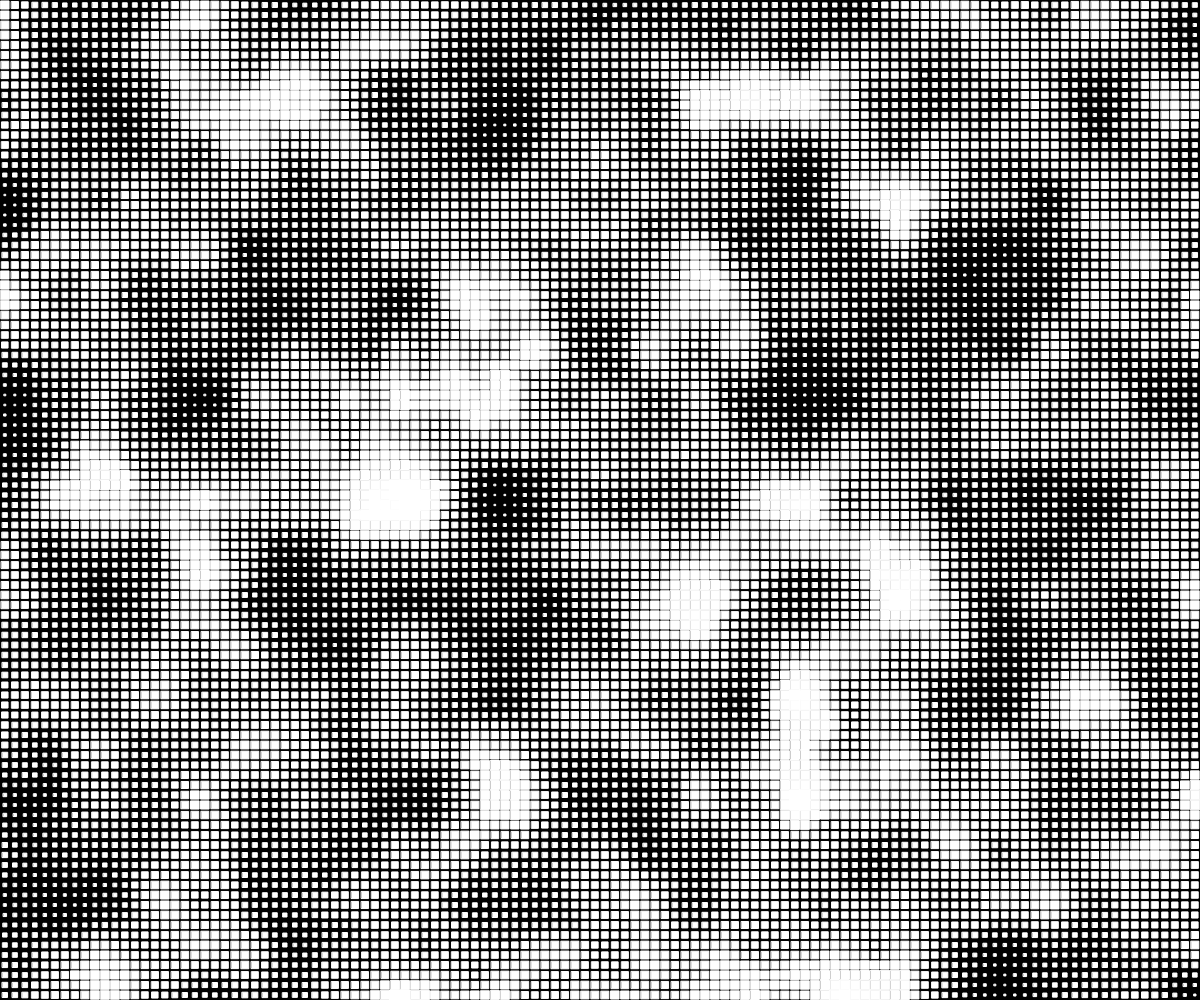
Frame 1 (no input)
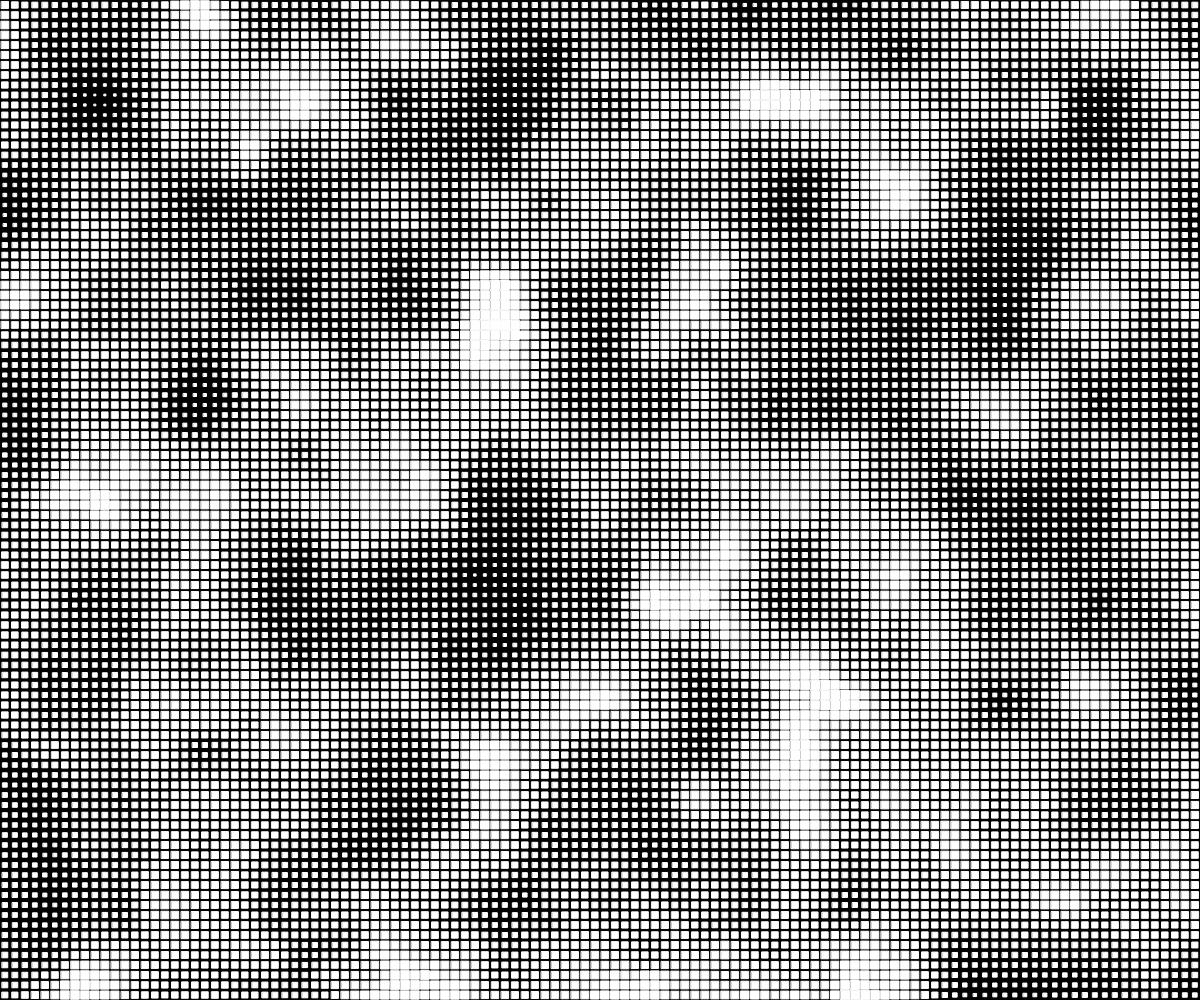
Frame 60 (no input)
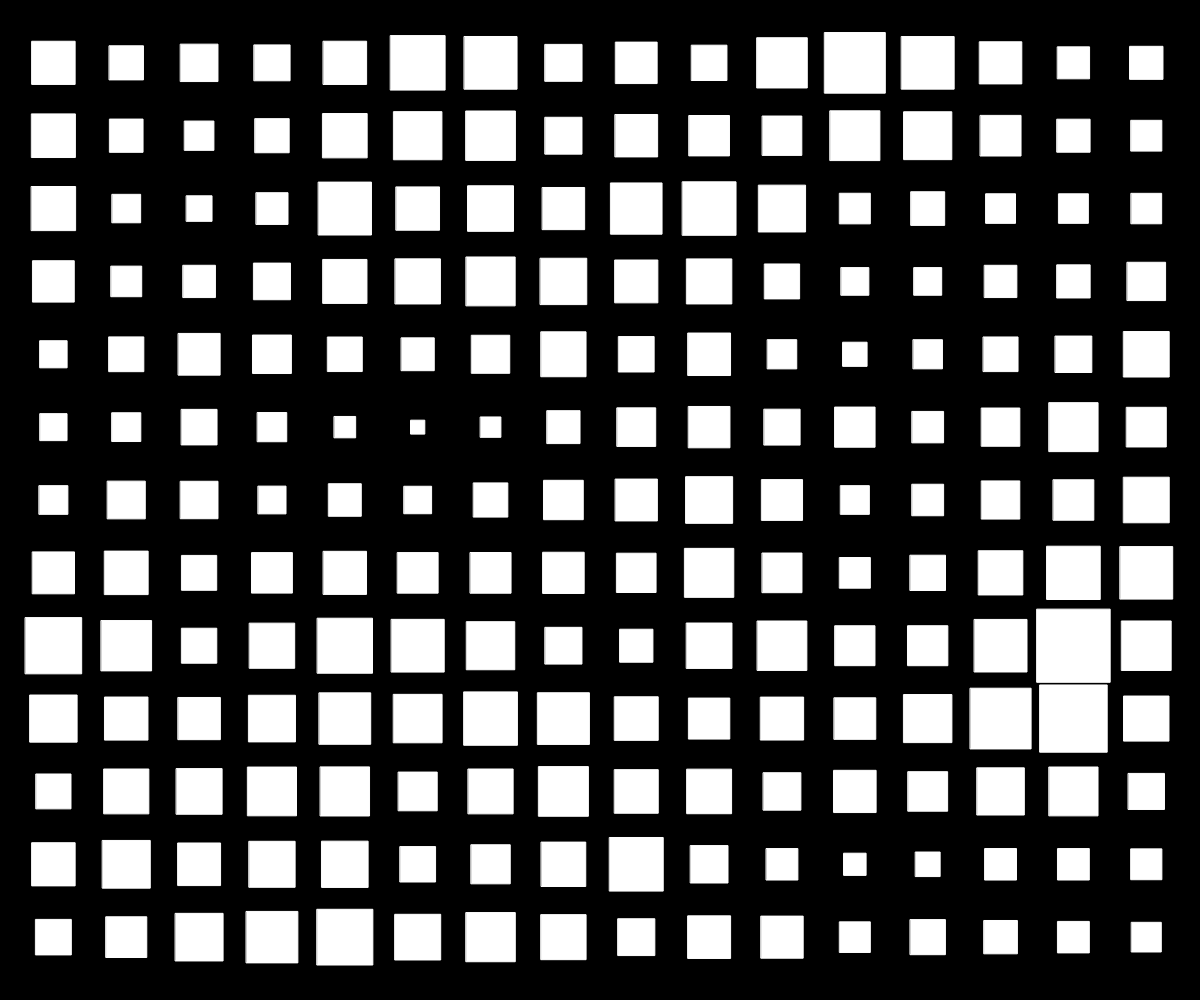
Frame 120 (the mouse pressed at the canvas centre since frame 60)

The p5.js sketch that drew these frames (run headless with seeded random() and noise() and a simulated clock; from frame 60 on, the mouse is pressed at the canvas centre):

// p5.js sketch
// ── sketch.js
let slotSize = 10;
let marginX;
let marginY;
let divisor = 100
let time = 0

function setup() {

    createCanvas(windowWidth, windowHeight);

    pixelDensity(1);

    marginX = windowWidth - int((windowWidth / slotSize)) * slotSize;
    marginY = windowHeight - int((windowHeight / slotSize)) * slotSize;
    rectMode(CENTER)
    background(0)

}


function draw() {

    background(0)
    //noFill();
    stroke(255)
    strokeWeight(1)
    time += 0.005;
    for (let i = marginX / 2 + slotSize / 2; i < width - marginX / 2; i += slotSize) {
        for (let j = marginY / 2 + slotSize / 2; j < height - marginY / 2; j += slotSize) {
            let s = noise(i/divisor, j/divisor, time) * slotSize*1.25
            rect(i, j, s, s)
        }
    }
}

function mousePressed() {
    //background(0)
    slotSize = random(5, 100)
    divisor = random(10, 1000)
    marginX = windowWidth - int((windowWidth / slotSize)) * slotSize;
    marginY = windowHeight - int((windowHeight / slotSize)) * slotSize;
}

function keyPressed(){
    background(0)
}


function windowResized() {
    resizeCanvas(windowWidth, windowHeight);
    marginX = windowWidth - int((windowWidth / slotSize)) * slotSize;
    marginY = windowHeight - int((windowHeight / slotSize)) * slotSize;
}
